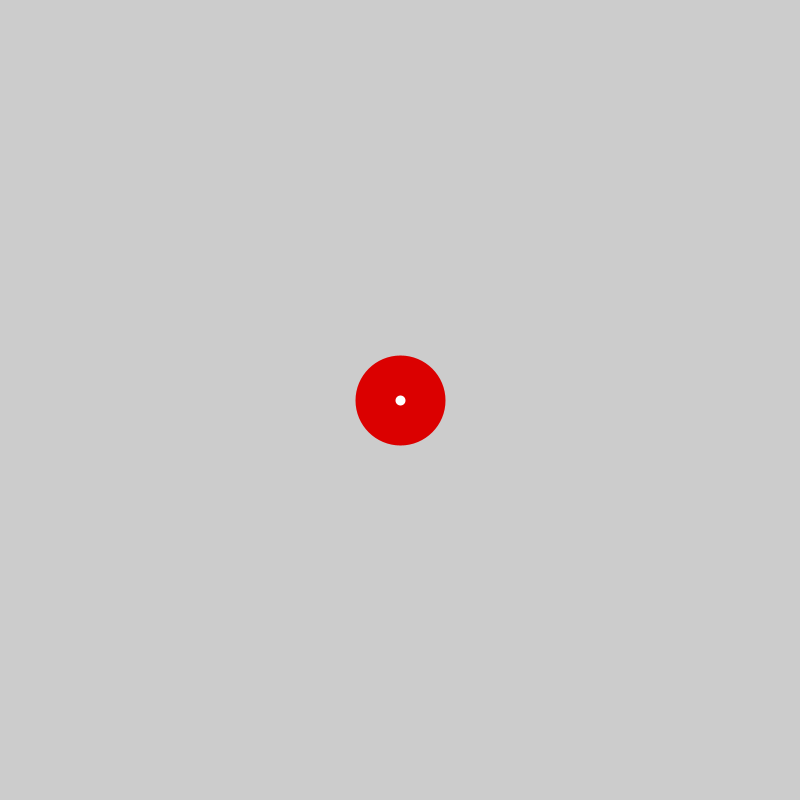
Frame 1 (no input)
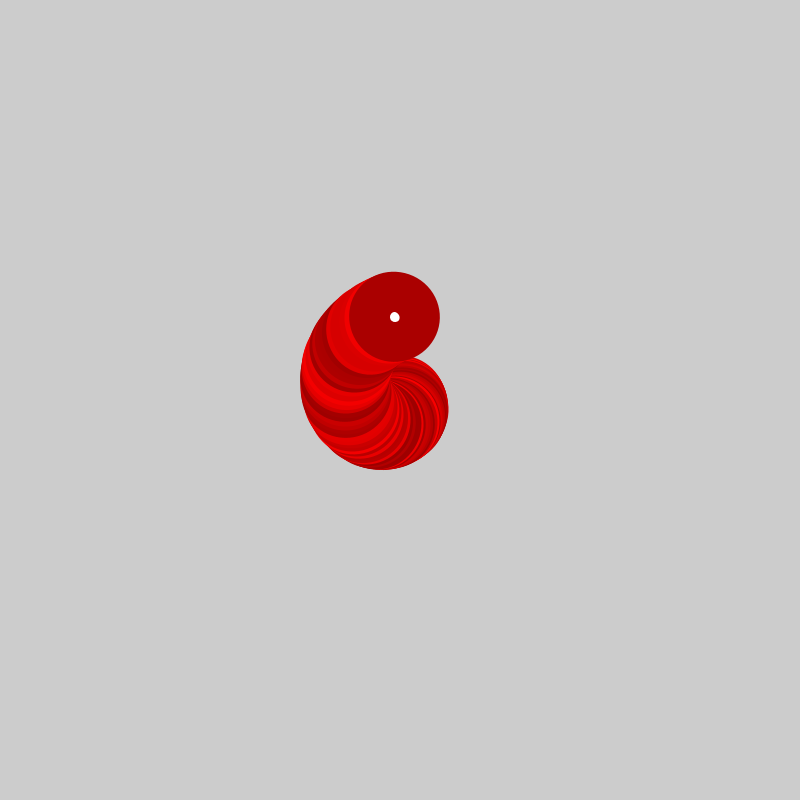
Frame 60 (the mouse pressed at the canvas centre just before this capture)
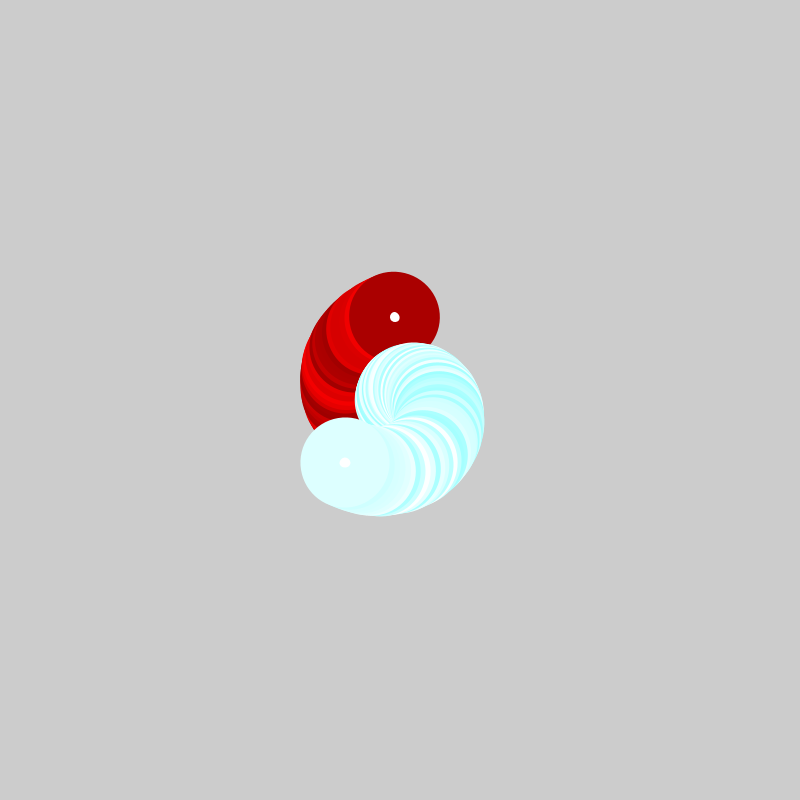
Frame 120 (the mouse held since frame 60 and released just before this capture)

The Processing sketch that drew these frames (run headless with seeded random() and noise(); from frame 60 on, the mouse is pressed at the canvas centre):

// Processing sketch: processing_182907
// ── processing_182907.pde

float x;
float y;
float stock;
void setup()
{
 size(800,800);
x=0;
y=0;
stock=0;
frameRate(40);
}
void draw()
{ translate(width/2,height/2);
rotate(stock);
stroke(random(155,255),mouseX,mouseY);
strokeWeight(30);
ellipse(x,y,60,60);
ellipse(x,y,20,20);
x = x +1;
y = y +1;
stock +=PI/48;
}
void mousePressed()
{
  background(random(155,255),random(200,234),random(12,100));
  x=0;
  y=0;
}
